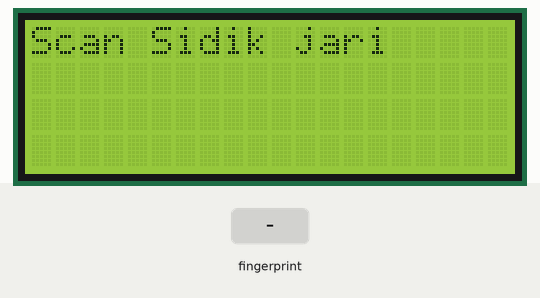
Simulated run of this sketch. Board: Arduino Uno, built with avr-gcc and run on an emulated ATmega328P. Parts: 20×4 character LCD. The inputs (shaded band) are chosen by the test bench. What the sketch prints to the serial monitor is not drawn.

Above: at 2.3 s.
2.4 s: finger stored as number 1 placed on the sensor
At 4.8 s:
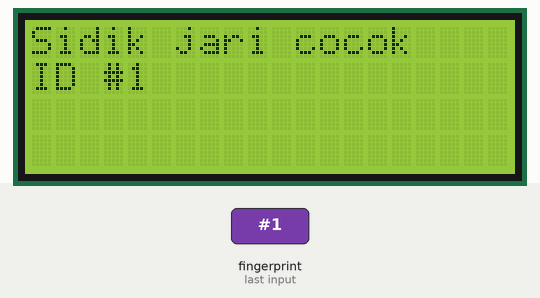
Timing chart, 0 to 6.3 s (numbered marks = the images above; inputs shaded):
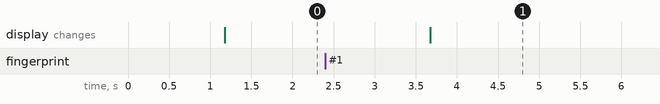

Measured:
- after the input at 2.4 s, the display: changes after 1.3 s (image 1)

The sketch:

coba_finger_x_lcd.ino
```cpp
/*******************************************************************
 *  Program Dasar Akses Sidik Jari Arduino                         *
 *                                                                 *
 *                                                                 *
 *  Dipbulikasikan Oleh : Giri Wahyu Pambudi                       *
 *                        (https://www.cronyos.com)                *
 *                                                                 *
 *  di Tulis 28/11/2018                                            *
 *******************************************************************/

#include <Adafruit_Fingerprint.h>
#include <SoftwareSerial.h>
#include <LiquidCrystal_I2C.h>

LiquidCrystal_I2C lcd(0x27, 20, 4);
SoftwareSerial mySerial(14, 12);

Adafruit_Fingerprint finger = Adafruit_Fingerprint(&mySerial);
String id;
void setup()
{
  lcd.begin();
  Serial.begin(9600);
  while (!Serial);
  delay(100);
  Serial.println("Program Dasar Akses Sidik Jari Arduino");
  Serial.println("https://www.cronyos.com");

  // set the data rate for the sensor serial port
  finger.begin(57600);

  if (finger.verifyPassword()) {
    Serial.println("Found fingerprint sensor!");
  } else {
    Serial.println("Did not find fingerprint sensor :(");
    while (1) { delay(1); }
  }
  Serial.println("Waiting for valid finger...");
  lcd.setCursor(0,0);
  lcd.print("Scan Sidik jari");
}

void loop()                     // run over and over again
{
  Serial.println('Scan Barcode');
  String inChar;

  inChar = Serial.readString();

  if (inChar = 'SMMO0009OL.XL') {
    Serial.println(inChar);
    Serial.println('Scan Sidik Jari');
    getFingerprintID();
  }
  else {
    Serial.println('Salah');
  }

  delay(50);            //don't ned to run this at full speed.
}

uint8_t getFingerprintID() {
  uint8_t p = finger.getImage();
  switch (p) {
    case FINGERPRINT_OK:
      Serial.println("Image taken");
      break;
    case FINGERPRINT_NOFINGER:
      //Serial.println(".");
      return p;
    case FINGERPRINT_PACKETRECIEVEERR:
      Serial.println("Communication error");
      return p;
    case FINGERPRINT_IMAGEFAIL:
      Serial.println("Imaging error");
      return p;
    default:
      Serial.println("Unknown error");
      return p;
  }

  // OK success!

  p = finger.image2Tz();
  switch (p) {
    case FINGERPRINT_OK:
      Serial.println("Image converted");
      break;
    case FINGERPRINT_IMAGEMESS:
      Serial.println("Image too messy");
      return p;
    case FINGERPRINT_PACKETRECIEVEERR:
      Serial.println("Communication error");
      return p;
    case FINGERPRINT_FEATUREFAIL:
      Serial.println("Could not find fingerprint features");
      return p;
    case FINGERPRINT_INVALIDIMAGE:
      Serial.println("Could not find fingerprint features");
      return p;
    default:
      Serial.println("Unknown error");
      return p;
  }

  // OK converted!
  p = finger.fingerFastSearch();
  if (p == FINGERPRINT_OK) {
    Serial.println("Found a print match!");
  } else if (p == FINGERPRINT_PACKETRECIEVEERR) {
    Serial.println("Communication error");
    return p;
  } else if (p == FINGERPRINT_NOTFOUND) {
    Serial.println("Did not find a match");
    lcd.clear();
    lcd.setCursor(0,0);
    lcd.print("Sidik jari");
    lcd.setCursor(0,1);
    lcd.print("tidak cocok");
    delay(3000);
    lcd.clear();
    lcd.setCursor(0,0);
    lcd.print("Scan Sidik Jari");
    return p;
  } else {
    Serial.println("Unknown error");
    return p;
  }

  // found a match!
  Serial.print("Found ID #"); Serial.print(finger.fingerID);
  Serial.print(" with confidence of "); Serial.println(finger.confidence);
  lcd.clear();
  lcd.setCursor(0,0);
  lcd.print("Sidik jari cocok");
  lcd.setCursor(0,1);
  lcd.print("ID #");
  lcd.print(finger.fingerID);
  delay(3000);
  lcd.clear();
  lcd.setCursor(0,0);
  lcd.print("Scan Sidik Jari");

  return finger.fingerID;
}
```
